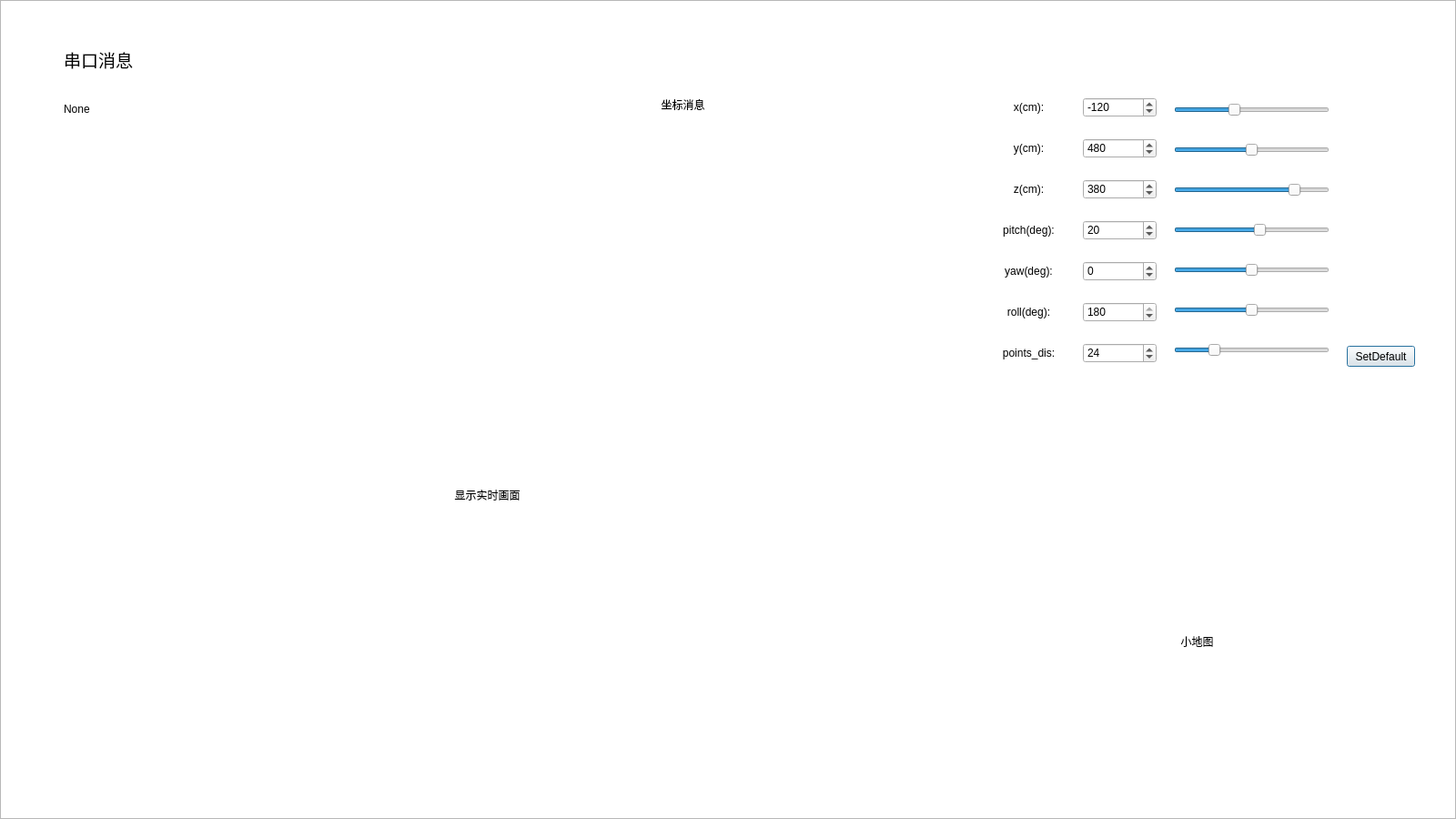
<?xml version="1.0" encoding="UTF-8"?>
<ui version="4.0">
 <class>leida</class>
 <widget class="QDialog" name="leida">
  <property name="windowModality">
   <enum>Qt::NonModal</enum>
  </property>
  <property name="geometry">
   <rect>
    <x>0</x>
    <y>0</y>
    <width>1600</width>
    <height>900</height>
   </rect>
  </property>
  <property name="sizePolicy">
   <sizepolicy hsizetype="Maximum" vsizetype="Maximum">
    <horstretch>0</horstretch>
    <verstretch>0</verstretch>
   </sizepolicy>
  </property>
  <property name="minimumSize">
   <size>
    <width>1600</width>
    <height>900</height>
   </size>
  </property>
  <property name="maximumSize">
   <size>
    <width>1600</width>
    <height>900</height>
   </size>
  </property>
  <property name="windowTitle">
   <string>hanjiang-leida</string>
  </property>
  <property name="windowIcon">
   <iconset theme="11">
    <normaloff>F:/Users/11402/.designer/backup</normaloff>F:/Users/11402/.designer/backup</iconset>
  </property>
  <property name="styleSheet">
   <string notr="true"/>
  </property>
  <widget class="QWidget" name="verticalLayoutWidget">
   <property name="geometry">
    <rect>
     <x>1290</x>
     <y>90</y>
     <width>171</width>
     <height>331</height>
    </rect>
   </property>
   <layout class="QVBoxLayout" name="slider_list">
    <item>
     <widget class="QSlider" name="x_slider">
      <property name="minimum">
       <number>-500</number>
      </property>
      <property name="maximum">
       <number>500</number>
      </property>
      <property name="value">
       <number>-120</number>
      </property>
      <property name="sliderPosition">
       <number>-120</number>
      </property>
      <property name="orientation">
       <enum>Qt::Horizontal</enum>
      </property>
     </widget>
    </item>
    <item>
     <widget class="QSlider" name="y_slider">
      <property name="minimum">
       <number>-500</number>
      </property>
      <property name="maximum">
       <number>500</number>
      </property>
      <property name="orientation">
       <enum>Qt::Horizontal</enum>
      </property>
     </widget>
    </item>
    <item>
     <widget class="QSlider" name="z_slider">
      <property name="minimum">
       <number>-100</number>
      </property>
      <property name="maximum">
       <number>500</number>
      </property>
      <property name="value">
       <number>380</number>
      </property>
      <property name="orientation">
       <enum>Qt::Horizontal</enum>
      </property>
     </widget>
    </item>
    <item>
     <widget class="QSlider" name="pitch">
      <property name="minimum">
       <number>-180</number>
      </property>
      <property name="maximum">
       <number>180</number>
      </property>
      <property name="value">
       <number>20</number>
      </property>
      <property name="orientation">
       <enum>Qt::Horizontal</enum>
      </property>
     </widget>
    </item>
    <item>
     <widget class="QSlider" name="yaw">
      <property name="minimum">
       <number>-180</number>
      </property>
      <property name="maximum">
       <number>180</number>
      </property>
      <property name="orientation">
       <enum>Qt::Horizontal</enum>
      </property>
     </widget>
    </item>
    <item>
     <widget class="QSlider" name="roll">
      <property name="enabled">
       <bool>true</bool>
      </property>
      <property name="minimum">
       <number>-180</number>
      </property>
      <property name="maximum">
       <number>180</number>
      </property>
      <property name="orientation">
       <enum>Qt::Horizontal</enum>
      </property>
     </widget>
    </item>
    <item>
     <widget class="QSlider" name="points_dis">
      <property name="maximum">
       <number>100</number>
      </property>
      <property name="value">
       <number>24</number>
      </property>
      <property name="orientation">
       <enum>Qt::Horizontal</enum>
      </property>
     </widget>
    </item>
   </layout>
  </widget>
  <widget class="QWidget" name="verticalLayoutWidget_2">
   <property name="geometry">
    <rect>
     <x>1090</x>
     <y>90</y>
     <width>81</width>
     <height>331</height>
    </rect>
   </property>
   <layout class="QVBoxLayout" name="args_list">
    <item>
     <widget class="QLabel" name="x_label">
      <property name="maximumSize">
       <size>
        <width>100</width>
        <height>22</height>
       </size>
      </property>
      <property name="layoutDirection">
       <enum>Qt::LeftToRight</enum>
      </property>
      <property name="styleSheet">
       <string notr="true">QWidget{
	background-color:rgb(255, 255, 255);
	border-radius:5px;
}</string>
      </property>
      <property name="text">
       <string>&lt;html&gt;&lt;head/&gt;&lt;body&gt;&lt;p&gt;&lt;span style=&quot;font-family:'Microsoft YaHei'; font-size:9pt; font-weight:300;&quot;&gt;x(cm):&lt;/span&gt;&lt;/p&gt;&lt;/body&gt;&lt;/html&gt;</string>
      </property>
      <property name="alignment">
       <set>Qt::AlignCenter</set>
      </property>
     </widget>
    </item>
    <item>
     <widget class="QLabel" name="y_label">
      <property name="maximumSize">
       <size>
        <width>100</width>
        <height>22</height>
       </size>
      </property>
      <property name="layoutDirection">
       <enum>Qt::LeftToRight</enum>
      </property>
      <property name="styleSheet">
       <string notr="true">QWidget{
	background-color:rgb(255, 255, 255);
	border-radius:5px;
}</string>
      </property>
      <property name="text">
       <string>&lt;html&gt;&lt;head/&gt;&lt;body&gt;&lt;p&gt;&lt;span style=&quot;font-family:'Microsoft YaHei'; font-size:9pt; font-weight:300;&quot;&gt;y(cm):&lt;/span&gt;&lt;/p&gt;&lt;/body&gt;&lt;/html&gt;</string>
      </property>
      <property name="alignment">
       <set>Qt::AlignCenter</set>
      </property>
     </widget>
    </item>
    <item>
     <widget class="QLabel" name="z_label">
      <property name="maximumSize">
       <size>
        <width>100</width>
        <height>22</height>
       </size>
      </property>
      <property name="layoutDirection">
       <enum>Qt::LeftToRight</enum>
      </property>
      <property name="styleSheet">
       <string notr="true">QWidget{
	background-color:rgb(255, 255, 255);
	border-radius:5px;
}</string>
      </property>
      <property name="text">
       <string>&lt;html&gt;&lt;head/&gt;&lt;body&gt;&lt;p&gt;&lt;span style=&quot;font-family:'Microsoft YaHei'; font-size:9pt; font-weight:300;&quot;&gt;z(cm):&lt;/span&gt;&lt;/p&gt;&lt;/body&gt;&lt;/html&gt;</string>
      </property>
      <property name="alignment">
       <set>Qt::AlignCenter</set>
      </property>
     </widget>
    </item>
    <item>
     <widget class="QLabel" name="pitch_label">
      <property name="maximumSize">
       <size>
        <width>100</width>
        <height>22</height>
       </size>
      </property>
      <property name="layoutDirection">
       <enum>Qt::LeftToRight</enum>
      </property>
      <property name="styleSheet">
       <string notr="true">QWidget{
	background-color:rgb(255, 255, 255);
	border-radius:5px;
}</string>
      </property>
      <property name="text">
       <string>&lt;html&gt;&lt;head/&gt;&lt;body&gt;&lt;p&gt;&lt;span style=&quot;font-family:'Microsoft YaHei'; font-size:9pt; font-weight:300;&quot;&gt;pitch(deg):&lt;/span&gt;&lt;/p&gt;&lt;/body&gt;&lt;/html&gt;</string>
      </property>
      <property name="alignment">
       <set>Qt::AlignCenter</set>
      </property>
     </widget>
    </item>
    <item>
     <widget class="QLabel" name="yaw_label">
      <property name="maximumSize">
       <size>
        <width>100</width>
        <height>22</height>
       </size>
      </property>
      <property name="layoutDirection">
       <enum>Qt::LeftToRight</enum>
      </property>
      <property name="styleSheet">
       <string notr="true">QWidget{
	background-color:rgb(255, 255, 255);
	border-radius:5px;
}</string>
      </property>
      <property name="text">
       <string>&lt;html&gt;&lt;head/&gt;&lt;body&gt;&lt;p&gt;&lt;span style=&quot;font-family:'Microsoft YaHei'; font-size:9pt; font-weight:300;&quot;&gt;yaw(deg):&lt;/span&gt;&lt;/p&gt;&lt;/body&gt;&lt;/html&gt;</string>
      </property>
      <property name="alignment">
       <set>Qt::AlignCenter</set>
      </property>
     </widget>
    </item>
    <item>
     <widget class="QLabel" name="roll_label">
      <property name="maximumSize">
       <size>
        <width>100</width>
        <height>22</height>
       </size>
      </property>
      <property name="layoutDirection">
       <enum>Qt::LeftToRight</enum>
      </property>
      <property name="styleSheet">
       <string notr="true">QWidget{
	background-color:rgb(255, 255, 255);
	border-radius:5px;
}</string>
      </property>
      <property name="text">
       <string>&lt;html&gt;&lt;head/&gt;&lt;body&gt;&lt;p&gt;&lt;span style=&quot;font-family:'Microsoft YaHei'; font-size:9pt; font-weight:300;&quot;&gt;roll(deg):&lt;/span&gt;&lt;/p&gt;&lt;/body&gt;&lt;/html&gt;</string>
      </property>
      <property name="alignment">
       <set>Qt::AlignCenter</set>
      </property>
     </widget>
    </item>
    <item>
     <widget class="QLabel" name="points_label">
      <property name="maximumSize">
       <size>
        <width>100</width>
        <height>22</height>
       </size>
      </property>
      <property name="layoutDirection">
       <enum>Qt::LeftToRight</enum>
      </property>
      <property name="styleSheet">
       <string notr="true">QWidget{
	background-color:rgb(255, 255, 255);
	border-radius:5px;
}</string>
      </property>
      <property name="text">
       <string>&lt;html&gt;&lt;head/&gt;&lt;body&gt;&lt;p&gt;&lt;span style=&quot;font-family:'Microsoft YaHei'; font-size:9pt; font-weight:300;&quot;&gt;points_dis:&lt;/span&gt;&lt;/p&gt;&lt;/body&gt;&lt;/html&gt;</string>
      </property>
      <property name="alignment">
       <set>Qt::AlignCenter</set>
      </property>
     </widget>
    </item>
   </layout>
  </widget>
  <widget class="QWidget" name="verticalLayoutWidget_3">
   <property name="geometry">
    <rect>
     <x>1190</x>
     <y>90</y>
     <width>81</width>
     <height>331</height>
    </rect>
   </property>
   <layout class="QVBoxLayout" name="spinBox_list">
    <item>
     <widget class="QSpinBox" name="x_spinBox">
      <property name="minimumSize">
       <size>
        <width>0</width>
        <height>22</height>
       </size>
      </property>
      <property name="maximumSize">
       <size>
        <width>16777215</width>
        <height>22</height>
       </size>
      </property>
      <property name="minimum">
       <number>-500</number>
      </property>
      <property name="maximum">
       <number>500</number>
      </property>
      <property name="value">
       <number>-120</number>
      </property>
     </widget>
    </item>
    <item>
     <widget class="QSpinBox" name="y_spinBox">
      <property name="minimumSize">
       <size>
        <width>0</width>
        <height>22</height>
       </size>
      </property>
      <property name="maximumSize">
       <size>
        <width>16777215</width>
        <height>22</height>
       </size>
      </property>
      <property name="minimum">
       <number>-500</number>
      </property>
      <property name="maximum">
       <number>500</number>
      </property>
      <property name="value">
       <number>480</number>
      </property>
     </widget>
    </item>
    <item>
     <widget class="QSpinBox" name="z_spinBox">
      <property name="minimumSize">
       <size>
        <width>0</width>
        <height>22</height>
       </size>
      </property>
      <property name="maximumSize">
       <size>
        <width>16777215</width>
        <height>22</height>
       </size>
      </property>
      <property name="minimum">
       <number>-100</number>
      </property>
      <property name="maximum">
       <number>500</number>
      </property>
      <property name="value">
       <number>380</number>
      </property>
     </widget>
    </item>
    <item>
     <widget class="QSpinBox" name="pitch_spinBox">
      <property name="minimumSize">
       <size>
        <width>0</width>
        <height>22</height>
       </size>
      </property>
      <property name="maximumSize">
       <size>
        <width>16777215</width>
        <height>22</height>
       </size>
      </property>
      <property name="minimum">
       <number>-180</number>
      </property>
      <property name="maximum">
       <number>180</number>
      </property>
      <property name="value">
       <number>20</number>
      </property>
     </widget>
    </item>
    <item>
     <widget class="QSpinBox" name="yaw_spinBox">
      <property name="minimumSize">
       <size>
        <width>0</width>
        <height>22</height>
       </size>
      </property>
      <property name="maximumSize">
       <size>
        <width>16777215</width>
        <height>22</height>
       </size>
      </property>
      <property name="minimum">
       <number>-180</number>
      </property>
      <property name="maximum">
       <number>180</number>
      </property>
      <property name="value">
       <number>0</number>
      </property>
     </widget>
    </item>
    <item>
     <widget class="QSpinBox" name="roll_spinBox">
      <property name="minimumSize">
       <size>
        <width>0</width>
        <height>22</height>
       </size>
      </property>
      <property name="maximumSize">
       <size>
        <width>16777215</width>
        <height>22</height>
       </size>
      </property>
      <property name="minimum">
       <number>-180</number>
      </property>
      <property name="maximum">
       <number>180</number>
      </property>
      <property name="value">
       <number>180</number>
      </property>
     </widget>
    </item>
    <item>
     <widget class="QSpinBox" name="poins_spinBox">
      <property name="minimumSize">
       <size>
        <width>0</width>
        <height>22</height>
       </size>
      </property>
      <property name="maximumSize">
       <size>
        <width>16777215</width>
        <height>22</height>
       </size>
      </property>
      <property name="minimum">
       <number>1</number>
      </property>
      <property name="maximum">
       <number>100</number>
      </property>
      <property name="value">
       <number>24</number>
      </property>
     </widget>
    </item>
   </layout>
  </widget>
  <widget class="QPushButton" name="SetDefault">
   <property name="geometry">
    <rect>
     <x>1480</x>
     <y>380</y>
     <width>75</width>
     <height>23</height>
    </rect>
   </property>
   <property name="text">
    <string>SetDefault</string>
   </property>
  </widget>
  <widget class="QLabel" name="serial_data">
   <property name="geometry">
    <rect>
     <x>70</x>
     <y>50</y>
     <width>161</width>
     <height>31</height>
    </rect>
   </property>
   <property name="text">
    <string>&lt;html&gt;&lt;head/&gt;&lt;body&gt;&lt;p&gt;&lt;span style=&quot;font-family:'Microsoft YaHei'; font-size:14pt; font-weight:300;&quot;&gt;串口消息&lt;/span&gt;&lt;/p&gt;&lt;/body&gt;&lt;/html&gt;</string>
   </property>
  </widget>
  <widget class="QGraphicsView" name="CameraView">
   <property name="geometry">
    <rect>
     <x>0</x>
     <y>0</y>
     <width>1600</width>
     <height>900</height>
    </rect>
   </property>
   <property name="minimumSize">
    <size>
     <width>1600</width>
     <height>900</height>
    </size>
   </property>
   <property name="maximumSize">
    <size>
     <width>1600</width>
     <height>900</height>
    </size>
   </property>
   <property name="styleSheet">
    <string notr="true">QWidget{
	background-image: url(:/1/F:/Users/11402/Pictures/hanjiangleida/new_ui.png);
}</string>
   </property>
  </widget>
  <widget class="QLabel" name="img_label">
   <property name="geometry">
    <rect>
     <x>50</x>
     <y>229</y>
     <width>971</width>
     <height>631</height>
    </rect>
   </property>
   <property name="styleSheet">
    <string notr="true">QWidget{
	border-radius:10px;
	background-color: rgba(254, 254, 254, 123)
}</string>
   </property>
   <property name="text">
    <string>&lt;html&gt;&lt;head/&gt;&lt;body&gt;&lt;p&gt;&lt;span style=&quot;font-family:'Microsoft YaHei'; font-size:9pt; font-weight:300;&quot;&gt;显示实时画面&lt;/span&gt;&lt;/p&gt;&lt;/body&gt;&lt;/html&gt;</string>
   </property>
   <property name="alignment">
    <set>Qt::AlignCenter</set>
   </property>
  </widget>
  <widget class="QLabel" name="serial_data_background">
   <property name="geometry">
    <rect>
     <x>60</x>
     <y>100</y>
     <width>401</width>
     <height>41</height>
    </rect>
   </property>
   <property name="styleSheet">
    <string notr="true">QWidget{
	border-radius:10px;
	background-color: rgba(254, 254, 254, 123)
}</string>
   </property>
   <property name="text">
    <string/>
   </property>
   <property name="alignment">
    <set>Qt::AlignLeading|Qt::AlignLeft|Qt::AlignVCenter</set>
   </property>
  </widget>
  <widget class="QLabel" name="serial_send">
   <property name="geometry">
    <rect>
     <x>70</x>
     <y>100</y>
     <width>371</width>
     <height>41</height>
    </rect>
   </property>
   <property name="text">
    <string>&lt;html&gt;&lt;head/&gt;&lt;body&gt;&lt;p&gt;&lt;span style=&quot;font-family:'Microsoft YaHei'; font-size:9pt; font-weight:300;&quot;&gt;None&lt;/span&gt;&lt;/p&gt;&lt;/body&gt;&lt;/html&gt;</string>
   </property>
  </widget>
  <widget class="QLabel" name="map">
   <property name="geometry">
    <rect>
     <x>1060</x>
     <y>550</y>
     <width>511</width>
     <height>311</height>
    </rect>
   </property>
   <property name="styleSheet">
    <string notr="true">QWidget{
	border-radius:10px;
	background-color: rgba(254, 254, 254, 123)
}
</string>
   </property>
   <property name="text">
    <string>&lt;html&gt;&lt;head/&gt;&lt;body&gt;&lt;p&gt;&lt;span style=&quot;font-family:'Microsoft YaHei'; font-size:9pt; font-weight:300;&quot;&gt;小地图&lt;/span&gt;&lt;/p&gt;&lt;/body&gt;&lt;/html&gt;</string>
   </property>
   <property name="alignment">
    <set>Qt::AlignCenter</set>
   </property>
  </widget>
  <widget class="QLabel" name="label_2">
   <property name="geometry">
    <rect>
     <x>490</x>
     <y>50</y>
     <width>521</width>
     <height>131</height>
    </rect>
   </property>
   <property name="styleSheet">
    <string notr="true">QWidget{
	border-radius:10px;
	background-color: rgba(254, 254, 254, 123)
}</string>
   </property>
   <property name="text">
    <string>&lt;html&gt;&lt;head/&gt;&lt;body&gt;&lt;p&gt;&lt;span style=&quot;font-family:'Microsoft YaHei'; font-size:9pt; font-weight:300;&quot;&gt;坐标消息&lt;/span&gt;&lt;/p&gt;&lt;/body&gt;&lt;/html&gt;</string>
   </property>
   <property name="alignment">
    <set>Qt::AlignCenter</set>
   </property>
  </widget>
  <zorder>CameraView</zorder>
  <zorder>verticalLayoutWidget</zorder>
  <zorder>verticalLayoutWidget_2</zorder>
  <zorder>verticalLayoutWidget_3</zorder>
  <zorder>SetDefault</zorder>
  <zorder>serial_data</zorder>
  <zorder>img_label</zorder>
  <zorder>serial_data_background</zorder>
  <zorder>serial_send</zorder>
  <zorder>map</zorder>
  <zorder>label_2</zorder>
 </widget>
 <resources>
  <include location="br.qrc"/>
 </resources>
 <connections>
  <connection>
   <sender>roll</sender>
   <signal>valueChanged(int)</signal>
   <receiver>roll_spinBox</receiver>
   <slot>setValue(int)</slot>
   <hints>
    <hint type="sourcelabel">
     <x>625</x>
     <y>304</y>
    </hint>
    <hint type="destinationlabel">
     <x>570</x>
     <y>304</y>
    </hint>
   </hints>
  </connection>
  <connection>
   <sender>roll_spinBox</sender>
   <signal>valueChanged(int)</signal>
   <receiver>roll</receiver>
   <slot>setValue(int)</slot>
   <hints>
    <hint type="sourcelabel">
     <x>573</x>
     <y>304</y>
    </hint>
    <hint type="destinationlabel">
     <x>643</x>
     <y>304</y>
    </hint>
   </hints>
  </connection>
  <connection>
   <sender>yaw</sender>
   <signal>valueChanged(int)</signal>
   <receiver>yaw_spinBox</receiver>
   <slot>setValue(int)</slot>
   <hints>
    <hint type="sourcelabel">
     <x>621</x>
     <y>264</y>
    </hint>
    <hint type="destinationlabel">
     <x>561</x>
     <y>264</y>
    </hint>
   </hints>
  </connection>
  <connection>
   <sender>yaw_spinBox</sender>
   <signal>valueChanged(int)</signal>
   <receiver>yaw</receiver>
   <slot>setValue(int)</slot>
   <hints>
    <hint type="sourcelabel">
     <x>560</x>
     <y>264</y>
    </hint>
    <hint type="destinationlabel">
     <x>631</x>
     <y>264</y>
    </hint>
   </hints>
  </connection>
  <connection>
   <sender>pitch_spinBox</sender>
   <signal>valueChanged(int)</signal>
   <receiver>pitch</receiver>
   <slot>setValue(int)</slot>
   <hints>
    <hint type="sourcelabel">
     <x>565</x>
     <y>224</y>
    </hint>
    <hint type="destinationlabel">
     <x>660</x>
     <y>224</y>
    </hint>
   </hints>
  </connection>
  <connection>
   <sender>z_spinBox</sender>
   <signal>valueChanged(int)</signal>
   <receiver>z_slider</receiver>
   <slot>setValue(int)</slot>
   <hints>
    <hint type="sourcelabel">
     <x>573</x>
     <y>184</y>
    </hint>
    <hint type="destinationlabel">
     <x>623</x>
     <y>184</y>
    </hint>
   </hints>
  </connection>
  <connection>
   <sender>z_slider</sender>
   <signal>valueChanged(int)</signal>
   <receiver>z_spinBox</receiver>
   <slot>setValue(int)</slot>
   <hints>
    <hint type="sourcelabel">
     <x>644</x>
     <y>184</y>
    </hint>
    <hint type="destinationlabel">
     <x>542</x>
     <y>183</y>
    </hint>
   </hints>
  </connection>
  <connection>
   <sender>y_slider</sender>
   <signal>valueChanged(int)</signal>
   <receiver>y_spinBox</receiver>
   <slot>setValue(int)</slot>
   <hints>
    <hint type="sourcelabel">
     <x>638</x>
     <y>144</y>
    </hint>
    <hint type="destinationlabel">
     <x>563</x>
     <y>144</y>
    </hint>
   </hints>
  </connection>
  <connection>
   <sender>y_spinBox</sender>
   <signal>valueChanged(int)</signal>
   <receiver>y_slider</receiver>
   <slot>setValue(int)</slot>
   <hints>
    <hint type="sourcelabel">
     <x>587</x>
     <y>144</y>
    </hint>
    <hint type="destinationlabel">
     <x>622</x>
     <y>144</y>
    </hint>
   </hints>
  </connection>
  <connection>
   <sender>x_spinBox</sender>
   <signal>valueChanged(int)</signal>
   <receiver>x_slider</receiver>
   <slot>setValue(int)</slot>
   <hints>
    <hint type="sourcelabel">
     <x>564</x>
     <y>104</y>
    </hint>
    <hint type="destinationlabel">
     <x>624</x>
     <y>101</y>
    </hint>
   </hints>
  </connection>
  <connection>
   <sender>x_slider</sender>
   <signal>valueChanged(int)</signal>
   <receiver>x_spinBox</receiver>
   <slot>setValue(int)</slot>
   <hints>
    <hint type="sourcelabel">
     <x>640</x>
     <y>104</y>
    </hint>
    <hint type="destinationlabel">
     <x>584</x>
     <y>103</y>
    </hint>
   </hints>
  </connection>
  <connection>
   <sender>pitch</sender>
   <signal>valueChanged(int)</signal>
   <receiver>pitch_spinBox</receiver>
   <slot>setValue(int)</slot>
   <hints>
    <hint type="sourcelabel">
     <x>668</x>
     <y>224</y>
    </hint>
    <hint type="destinationlabel">
     <x>571</x>
     <y>224</y>
    </hint>
   </hints>
  </connection>
  <connection>
   <sender>points_dis</sender>
   <signal>valueChanged(int)</signal>
   <receiver>poins_spinBox</receiver>
   <slot>setValue(int)</slot>
   <hints>
    <hint type="sourcelabel">
     <x>645</x>
     <y>337</y>
    </hint>
    <hint type="destinationlabel">
     <x>574</x>
     <y>331</y>
    </hint>
   </hints>
  </connection>
  <connection>
   <sender>poins_spinBox</sender>
   <signal>valueChanged(int)</signal>
   <receiver>points_dis</receiver>
   <slot>setValue(int)</slot>
   <hints>
    <hint type="sourcelabel">
     <x>564</x>
     <y>338</y>
    </hint>
    <hint type="destinationlabel">
     <x>625</x>
     <y>337</y>
    </hint>
   </hints>
  </connection>
 </connections>
</ui>
